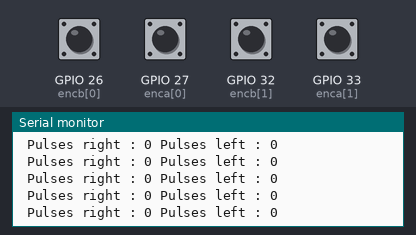
Bench run of a sketch on a simulated ESP32. Parts: the last lines printed to the serial monitor. Inputs (shaded band) come from the test bench; at power-on: GPIO 26 (encb[0]), GPIO 27 (enca[0]), GPIO 32 (encb[1]), GPIO 33 (enca[1]) HIGH.

Above: at 1.2 s.
1.3 s: GPIO 27 (enca[0]) pulled LOW for 0.15 s
At 1.8 s:
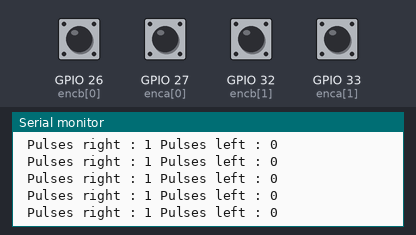
4.4 s: GPIO 33 (enca[1]) pulled LOW for 0.15 s
At 5.2 s:
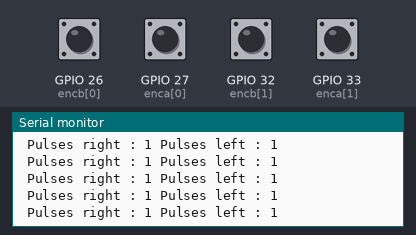
7.5 s: GPIO 27 (enca[0]) pulled LOW for 1 s
11.5 s: GPIO 33 (enca[1]) pulled LOW for 1 s
Timing chart, 0 to 14.5 s (numbered marks = the images above; inputs shaded):
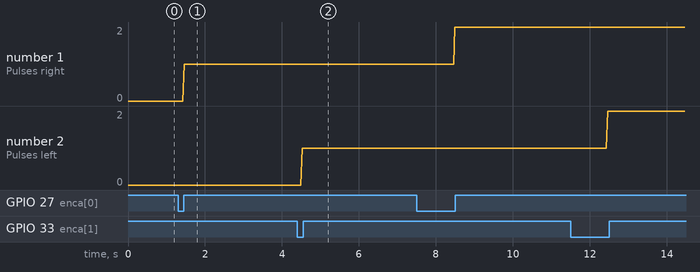

Measured:
- after the input at 1.3 s, the serial monitor: prints a new line after 0.16 s (image 1)
- after the input at 4.4 s, the serial monitor: prints a new line after 0.12 s (image 2)
- plotted number 1: 0 → 1 after the input at 1.3 s, 1 → 2 after the input at 7.5 s

The sketch:

C_CekRPM-2Mot-1.ino
```cpp
// Encoder output to Arduino Interrupt pin. Tracks the pulse count.


const int enca[] = {27, 33};
const int encb[] = {26, 32};

int posi0 = 0;
int posi1 = 0;
float Kiri=0, Kanan=0;

unsigned long milseb = 0;

// Keep track of the number of right wheel pulses
volatile int posi[] = {0,0};

template <int j>
void readEncoder(){
  int b = digitalRead(encb[j]);
  if(b > 0){
    posi[j]++;

  }
  else{
    posi[j]--;

  }
}

void setup() {

  // Open the serial port at 9600 bps
  Serial.begin(9600);

  // Set pin states of the encoder
  for(int i=0; i<2; i++){
      pinMode(enca[i], INPUT_PULLUP);
    }
  for(int i=0; i<2; i++){
      pinMode(encb[i], INPUT_PULLUP);
    }


  // Every time the pin goes high, this is a pulse
  attachInterrupt(digitalPinToInterrupt(enca[0]), readEncoder<0>, RISING);
  attachInterrupt(digitalPinToInterrupt(enca[1]), readEncoder<1>, RISING);

}

void loop() {

    Serial.print(" Pulses right : ");
    Serial.print(posi[0]);
    Serial.print(" Pulses left : ");
    Serial.println(posi[1]);

    if(millis() - milseb >100){
      noInterrupts();
        Odometry();

      }
}


void Odometry(){
      Kanan = posi[0] - posi0;
      Kiri = posi[1] - posi1;
      interrupts();
      Kanan = (Kanan * 0.303);
      Kiri = (Kiri * 0.303);

      posi0 = posi[0];
      posi1 = posi[1];

      double vv1 = (0.7*Kanan) + (0.7*Kiri);
      double vv2 = -(0.7*Kanan) - (0.7*Kiri);
      double vv3 = -((Kanan/0.1) + (Kiri/0.1));

    }

float degree(double deg){  //function declaration
       return (deg*22)/(7*180.0);     //calculation for the radian to degree conversion
    }
```
